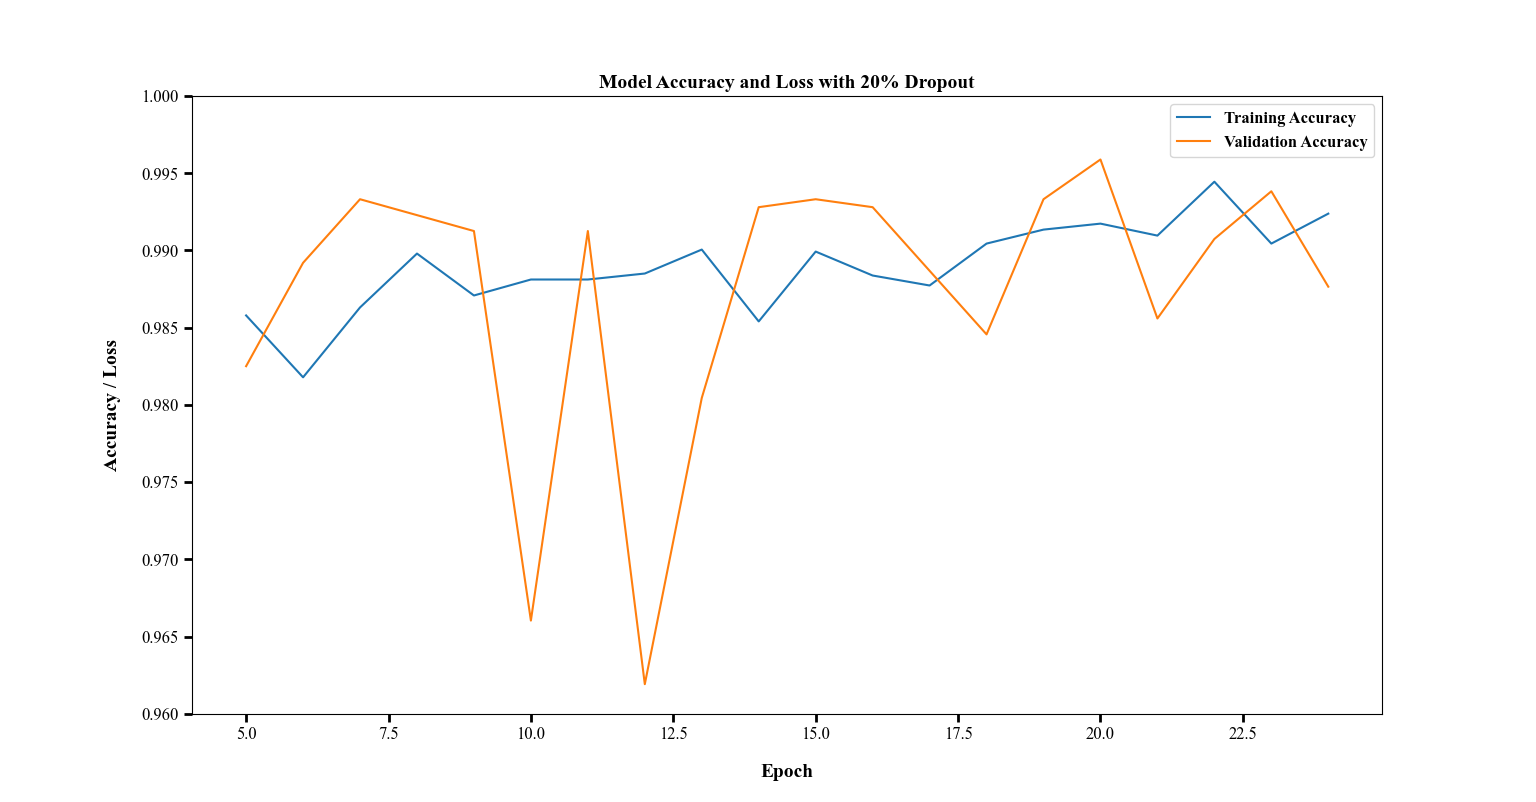

Generate this figure with Python:
import pandas as pd
import matplotlib.pyplot as plt

df = pd.read_json('history2Dropout.json')

df1 = df[5:]

plt.plot(df1.index, df1['acc'], label='Training Accuracy')
plt.plot(df1.index, df1['val_acc'], label='Validation Accuracy')

plt.ylim(0.96, 1)

csfont = {'fontname': 'Times New Roman', 'fontsize': 14, 'fontweight': 'bold'}
plt.title('Model Accuracy and Loss with 20% Dropout', **csfont)
plt.ylabel('Accuracy / Loss', labelpad=15, **csfont)
plt.xlabel('Epoch', labelpad=15, **csfont)

plt.legend(prop={'family': 'Times New Roman', 'size': 12, 'weight': 'bold'})

plt.tick_params(axis='both', which='major', labelsize=12, width=2, length=6)

plt.xticks(fontname='Times New Roman')
plt.yticks(fontname='Times New Roman')

# plt.savefig('my_plot.png', dpi=300)

plt.show()
